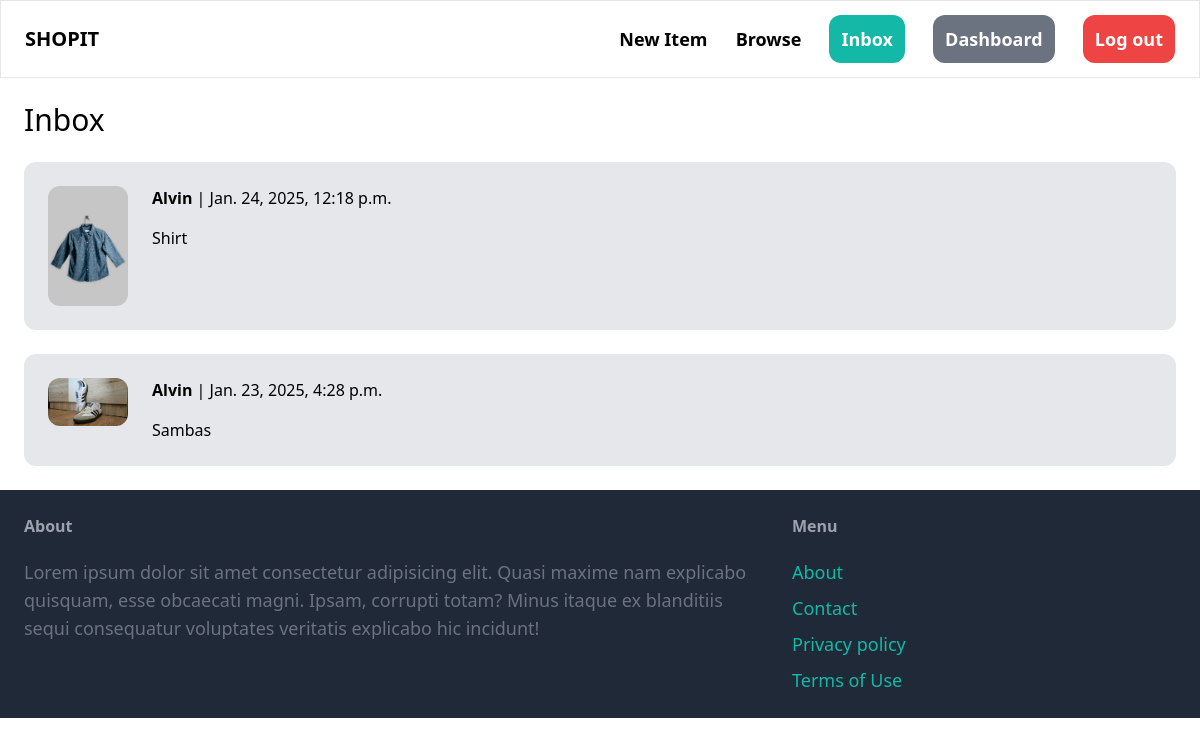
The page /inbox/ (signed in) on the database its author committed.
### conversation/models.py (models this page shows)
class Conversation(models.Model):
    item = models.ForeignKey(Item, related_name='conversations', on_delete=models.CASCADE)
    members = models.ManyToManyField(User, related_name='conversations')
    created_at = models.DateTimeField(auto_now_add=True)
    modified_at = models.DateTimeField(auto_now=True)
    class Meta:
        ordering = ('-modified_at',)

### item/models.py (models this page shows, shortened)
class Item(models.Model):
    category = models.ForeignKey(Category, on_delete=models.CASCADE)
    name = models.CharField(max_length=255)
    description = models.TextField(blank=True, null=True)
    price = models.FloatField()
    image = models.ImageField(upload_to='item_images', blank=True, null=True)
    is_sold = models.BooleanField(default=False)
    created_by = models.ForeignKey(User, related_name='items', on_delete=models.CASCADE)
    created_at = models.TimeField(auto_now_add=True)

### conversation/views.py (the view)
# urls.py: path('', views.inbox, name='inbox'),
@login_required
def inbox(request):
    conversations = Conversation.objects.filter(members__in=[request.user.id])
    return render(request, 'inbox.html', {
        'conversations': conversations
    })

### conversation/templates/inbox.html (shortened to what this page needs)
{% extends 'base.html' %}
{% block content %}
<h1 class="mb-6 text-3xl">Inbox</h1>
<div class="space-x-4">
    {% for conversation in conversations %}
        <a href="{% url 'conversation:detail' conversation.id %}">
            <div class="p-6 flex bg-gray-200 rounded-xl">
                <div class="pr-6">
                    <img src="{{ conversation.item.image.url }}" class="w-20 rounded-xl">
                </div>
                <div>
                    {% for member in conversation.members.all %}
                    {% if member != request.user %}
                    <p class="mb-4"><strong>{{ member.username }}</strong> | {{ conversation.modified_at }}</p>
                    <p>{{ conversation.item.name }}</p>
                    {% endif %}
                    {% endfor %}
                </div>
            </div>
        </a>
    {% endfor %}
</div>
{% endblock %}

### rows shown on the page
Conversation: item.image (picture), modified_at "Jan. 24, 2025, 12:18 p.m.", item.name "Shirt"
Conversation: item.image (picture), modified_at "Jan. 23, 2025, 4:28 p.m.", item.name "Sambas"

### other values the page prints
{{ member.username }} "Alvin"
